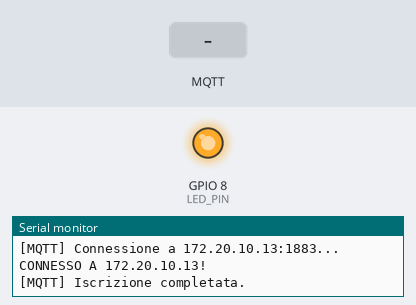
Recording of a sketch running on a simulated ESP32-C3. Parts: output pins drawn as LEDs (lit = HIGH), the last lines printed to the serial monitor. The test bench sets the inputs (shaded band). WiFi joins after 1.5 s; servers stay silent unless stated; no MQTT or app messages arrive unless stated.

Above: at 3.0 s.
3.1 s: MQTT message "1" arrives on the first subscribed topic
At 4.3 s:
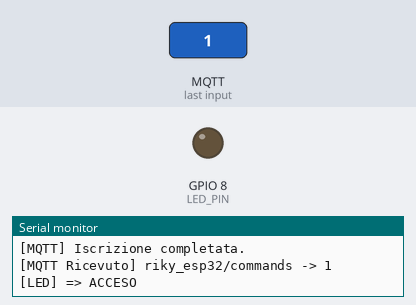
4.6 s: MQTT message "0" arrives on the first subscribed topic
At 5.5 s:
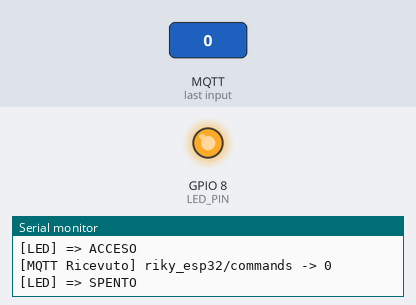
Timing chart, 0 to 7.6 s (numbered marks = the images above; inputs shaded):
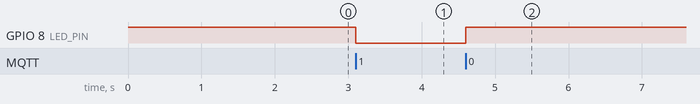

Measured:
- after the input at 3.1 s, GPIO 8 (LED_PIN): HIGH → LOW at once
- after the input at 4.6 s, GPIO 8 (LED_PIN): LOW → HIGH at once

The sketch:

esp32_mqtt.ino
```cpp
#include <WiFi.h>
#include <PubSubClient.h>
#include <ESPmDNS.h>

// ==========================================
// CONFIGURAZIONE RETE E BROKER MQTT
// ==========================================
// Credenziali Wi-Fi (Hotspot iPhone / Rete)
const char* ssid     = "iPhone di Riky";
const char* password = "A12345678";

// Lista IP candidati per il Broker MQTT Locale
// 172.20.10.13: IP del PC quando connesso a Hotspot iPhone
// 192.168.25.212: IP del PC quando connesso alla rete Ethernet/Wi-Fi
const char* mqtt_candidates[] = { "172.20.10.13", "192.168.25.212" };
const int num_candidates = sizeof(mqtt_candidates) / sizeof(mqtt_candidates[0]);
int currentCandidateIndex = 0;
const int mqtt_port = 1883;
const char* client_id = "ESP32C3_Riky_UltraFast";

// Topic MQTT per IoT MQTT Panel & Controller
const char* topic_commands  = "riky_esp32/commands";   // Invia qui ON, OFF, TOGGLE, BLINK
const char* topic_led_state = "riky_esp32/led";        // Stato semplice per Switch Widget: "ON" o "OFF"
const char* topic_status    = "riky_esp32/status";     // Stato completo JSON + LWT
const char* topic_telemetry = "riky_esp32/telemetry";  // Telemetria completa JSON
const char* topic_rssi      = "riky_esp32/rssi";       // Valore semplice RSSI (es. "-55 dBm")
const char* topic_uptime    = "riky_esp32/uptime";     // Valore semplice Uptime (es. "45 sec")
const char* topic_ping      = "riky_esp32/ping";
const char* topic_pong      = "riky_esp32/pong";

// Configurazione Hardware LED ESP32-C3 (GPIO 8 attivo LOW)
#define LED_PIN 8
#define LED_ACTIVE_LOW true

// Client di rete
WiFiClient espClient;
PubSubClient client(espClient);

// Variabili di stato
bool currentLedState = false;
unsigned long lastMsg = 0;
unsigned long lastMqttRetry = 0;
unsigned long lastWifiRetry = 0;
int counter = 0;

// Macchina a stati per lampeggio non-bloccante
int  blinkRemaining = 0;
unsigned long blinkInterval = 200;
unsigned long lastBlinkToggle = 0;
bool blinkCurrentPhysical = false;

// ==========================================
// GESTIONE FISICA LED
// ==========================================
void applyLedHardware(bool on) {
  if (LED_ACTIVE_LOW) {
    digitalWrite(LED_PIN, on ? LOW : HIGH);
  } else {
    digitalWrite(LED_PIN, on ? HIGH : LOW);
  }
}

void setLed(bool on, bool publishUpdate = true) {
  currentLedState = on;
  blinkRemaining = 0;
  applyLedHardware(currentLedState);

  if (publishUpdate && client.connected()) {
    // 1. Pubblica su topic dedicato per lo switch di IoT MQTT Panel (retained = true)
    client.publish(topic_led_state, on ? "ON" : "OFF", true);

    // 2. Pubblica anche su topic di stato JSON
    char stat[64];
    snprintf(stat, sizeof(stat), "{\"led\":\"%s\",\"state\":%d}", on ? "ON" : "OFF", on ? 1 : 0);
    client.publish(topic_status, stat);
  }
}

void startBlink(int count, unsigned long intervalMs = 200) {
  blinkRemaining = count * 2;
  blinkInterval = intervalMs;
  lastBlinkToggle = millis();
  blinkCurrentPhysical = true;
  applyLedHardware(blinkCurrentPhysical);
}

void publishFullStatus() {
  if (!client.connected()) return;

  // Pubblica stato LED retained
  client.publish(topic_led_state, currentLedState ? "ON" : "OFF", true);

  // Pubblica stato JSON
  char buf[220];
  snprintf(buf, sizeof(buf),
    "{\"status\":\"online\",\"firmware\":\"2.2.0-IoTPanel\",\"broker\":\"%s\",\"led\":\"%s\",\"ip\":\"%s\",\"rssi\":%d,\"heap\":%lu}",
    mqtt_candidates[currentCandidateIndex],
    currentLedState ? "ON" : "OFF",
    WiFi.localIP().toString().c_str(),
    WiFi.RSSI(),
    (unsigned long)ESP.getFreeHeap()
  );
  client.publish(topic_status, buf, true);
}

// ==========================================
// CALLBACK MQTT
// ==========================================
void callback(char* topic, byte* payload, unsigned int length) {
  char msg[128];
  unsigned int len = (length < sizeof(msg) - 1) ? length : sizeof(msg) - 1;
  memcpy(msg, payload, len);
  msg[len] = '\0';

  // Test di latenza
  if (strcmp(topic, topic_ping) == 0) {
    char pongBuf[128];
    snprintf(pongBuf, sizeof(pongBuf), "{\"pong\":\"%s\",\"esp_uptime_ms\":%lu}", msg, millis());
    client.publish(topic_pong, pongBuf);
    return;
  }

  Serial.print("[MQTT Ricevuto] ");
  Serial.print(topic);
  Serial.print(" -> ");
  Serial.println(msg);

  // Comandi da IoT MQTT Panel (ON, OFF, TOGGLE, BLINK)
  if (strcasecmp(msg, "ON") == 0 || strcmp(msg, "1") == 0 || strstr(msg, "\"ON\"") != NULL) {
    setLed(true);
    Serial.println("[LED] => ACCESO");
  }
  else if (strcasecmp(msg, "OFF") == 0 || strcmp(msg, "0") == 0 || strstr(msg, "\"OFF\"") != NULL) {
    setLed(false);
    Serial.println("[LED] => SPENTO");
  }
  else if (strcasecmp(msg, "TOGGLE") == 0 || strcasecmp(msg, "SWITCH") == 0) {
    setLed(!currentLedState);
    Serial.print("[LED] => COMMUTATO: ");
    Serial.println(currentLedState ? "ACCESO" : "SPENTO");
  }
  else if (strncasecmp(msg, "BLINK", 5) == 0) {
    int blinks = 3;
    int interval = 200;
    if (strlen(msg) > 6 && msg[5] == ':') {
      sscanf(msg + 6, "%d:%d", &blinks, &interval);
      if (blinks <= 0) blinks = 3;
      if (interval < 50) interval = 50;
    }
    startBlink(blinks, interval);
    Serial.printf("[LED] => LAMPEGGIO avviato: %d volte (%d ms)\n", blinks, interval);
  }
  else if (strcasecmp(msg, "STATUS") == 0) {
    publishFullStatus();
  }
  else if (strcasecmp(msg, "REBOOT") == 0) {
    Serial.println("[SISTEMA] Riavvio richiesto...");
    client.publish(topic_status, "{\"status\":\"rebooting\"}");
    delay(200);
    ESP.restart();
  }
}

// ==========================================
// RICONNESSIONE NON BLOCCANTE CON CANDIDATI IP & LWT
// ==========================================
void ensureMqttConnected() {
  if (client.connected()) return;

  unsigned long now = millis();
  if (now - lastMqttRetry > 2000) {
    lastMqttRetry = now;
    const char* server_to_try = mqtt_candidates[currentCandidateIndex];
    client.setServer(server_to_try, mqtt_port);

    Serial.printf("[MQTT] Connessione a %s:%d...", server_to_try, mqtt_port);

    const char* will_topic = topic_status;
    const char* will_payload = "{\"status\":\"offline\",\"reason\":\"lwt_disconnect\"}";
    int will_qos = 1;
    bool will_retain = true;

    if (client.connect(client_id, will_topic, will_qos, will_retain, will_payload)) {
      Serial.printf(" CONNESSO A %s!\n", server_to_try);

      client.subscribe(topic_commands, 1);
      client.subscribe(topic_ping, 0);

      publishFullStatus();
      Serial.println("[MQTT] Iscrizione completata.");
    } else {
      Serial.printf(" Errore rc=%d. Provo il prossimo IP...\n", client.state());
      currentCandidateIndex = (currentCandidateIndex + 1) % num_candidates;
    }
  }
}

// ==========================================
// SETUP
// ==========================================
void setup() {
  pinMode(LED_PIN, OUTPUT);
  setLed(false, false);

  Serial.begin(115200);
  delay(300);
  Serial.println("\n==============================================");
  Serial.println("   ESP32-C3 MQTT Client for IoT MQTT Panel    ");
  Serial.println("   Version 2.2.0 - Multi-Topic Ready         ");
  Serial.println("==============================================");

  // OTTIMIZZAZIONE WI-FI: Disattiva sleep per latenza < 5ms
  WiFi.mode(WIFI_STA);
  WiFi.setSleep(false);
  WiFi.begin(ssid, password);

  Serial.print("[WiFi] Connessione a: ");
  Serial.println(ssid);

  int attempts = 0;
  while (WiFi.status() != WL_CONNECTED && attempts < 25) {
    delay(250);
    Serial.print(".");
    attempts++;
  }

  if (WiFi.status() == WL_CONNECTED) {
    Serial.println("\n[WiFi] Connesso con successo!");
    Serial.print("[WiFi] IP ESP32: ");
    Serial.println(WiFi.localIP());

    if (MDNS.begin("esp32-riky")) {
      Serial.println("[mDNS] Host: esp32-riky.local");
    }
  } else {
    Serial.println("\n[WiFi] In attesa di segnale... continuera' in background.");
  }

  client.setCallback(callback);
  client.setBufferSize(768);
  client.setKeepAlive(30);
}

// ==========================================
// LOOP PRINCIPALE
// ==========================================
void loop() {
  unsigned long now = millis();

  // 1. LAMPEGGIO NON-BLOCCANTE
  if (blinkRemaining > 0) {
    if (now - lastBlinkToggle >= blinkInterval) {
      lastBlinkToggle = now;
      blinkCurrentPhysical = !blinkCurrentPhysical;
      applyLedHardware(blinkCurrentPhysical);
      blinkRemaining--;
      if (blinkRemaining == 0) {
        applyLedHardware(currentLedState);
      }
    }
  }

  // 2. WI-FI E MQTT LOOP
  if (WiFi.status() == WL_CONNECTED) {
    ensureMqttConnected();
    client.loop();

    // Invio telemetria ogni 3 secondi (compatibile con IoT MQTT Panel)
    if (client.connected() && (now - lastMsg >= 3000)) {
      lastMsg = now;

      // Telemetria completa JSON
      char payload[180];
      snprintf(payload, sizeof(payload),
        "{\"uptime\":%lu,\"count\":%d,\"rssi\":%d,\"heap\":%lu,\"led\":\"%s\",\"ip\":\"%s\"}",
        now / 1000,
        counter++,
        WiFi.RSSI(),
        (unsigned long)ESP.getFreeHeap(),
        currentLedState ? "ON" : "OFF",
        WiFi.localIP().toString().c_str()
      );
      client.publish(topic_telemetry, payload);

      // Topic semplici per widget immediati su IoT MQTT Panel:
      char rssiStr[16];
      snprintf(rssiStr, sizeof(rssiStr), "%d dBm", WiFi.RSSI());
      client.publish(topic_rssi, rssiStr);

      char upStr[16];
      snprintf(upStr, sizeof(upStr), "%lu s", now / 1000);
      client.publish(topic_uptime, upStr);
    }
  } else {
    if (now - lastWifiRetry > 5000) {
      lastWifiRetry = now;
      Serial.println("[WiFi] Tentativo riconnessione Wi-Fi in corso...");
      WiFi.reconnect();
    }
  }
}
```
